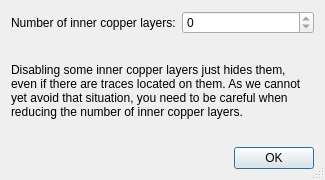
<?xml version="1.0" encoding="UTF-8"?>
<ui version="4.0">
 <class>librepcb::editor::BoardLayerStackSetupDialog</class>
 <widget class="QDialog" name="librepcb::editor::BoardLayerStackSetupDialog">
  <property name="geometry">
   <rect>
    <x>0</x>
    <y>0</y>
    <width>325</width>
    <height>180</height>
   </rect>
  </property>
  <property name="windowTitle">
   <string>Layer Stack Setup</string>
  </property>
  <property name="sizeGripEnabled">
   <bool>true</bool>
  </property>
  <layout class="QVBoxLayout" name="verticalLayout">
   <item>
    <layout class="QFormLayout" name="formLayout">
     <item row="0" column="0">
      <widget class="QLabel" name="label">
       <property name="text">
        <string>Number of inner copper layers:</string>
       </property>
      </widget>
     </item>
     <item row="0" column="1">
      <widget class="QSpinBox" name="spbxNbrOfInnerCopperLayers">
       <property name="maximum">
        <number>0</number>
       </property>
      </widget>
     </item>
     <item row="1" column="0" colspan="2">
      <widget class="QLabel" name="label_2">
       <property name="sizePolicy">
        <sizepolicy hsizetype="Preferred" vsizetype="MinimumExpanding">
         <horstretch>0</horstretch>
         <verstretch>0</verstretch>
        </sizepolicy>
       </property>
       <property name="styleSheet">
        <string notr="true">QLabel {
	background-color: rgb(255, 255, 127);

	color: rgb(170, 0, 0);
};</string>
       </property>
       <property name="text">
        <string>Disabling some inner copper layers just hides them, even if there are traces located on them. As we cannot yet avoid that situation, you need to be careful when reducing the number of inner copper layers.</string>
       </property>
       <property name="wordWrap">
        <bool>true</bool>
       </property>
       <property name="margin">
        <number>5</number>
       </property>
      </widget>
     </item>
    </layout>
   </item>
   <item>
    <widget class="QDialogButtonBox" name="buttonBox">
     <property name="standardButtons">
      <set>QDialogButtonBox::Ok</set>
     </property>
    </widget>
   </item>
  </layout>
 </widget>
 <resources/>
 <connections>
  <connection>
   <sender>buttonBox</sender>
   <signal>accepted()</signal>
   <receiver>librepcb::editor::BoardLayerStackSetupDialog</receiver>
   <slot>accept()</slot>
   <hints>
    <hint type="sourcelabel">
     <x>152</x>
     <y>52</y>
    </hint>
    <hint type="destinationlabel">
     <x>78</x>
     <y>38</y>
    </hint>
   </hints>
  </connection>
  <connection>
   <sender>buttonBox</sender>
   <signal>rejected()</signal>
   <receiver>librepcb::editor::BoardLayerStackSetupDialog</receiver>
   <slot>reject()</slot>
   <hints>
    <hint type="sourcelabel">
     <x>196</x>
     <y>49</y>
    </hint>
    <hint type="destinationlabel">
     <x>179</x>
     <y>38</y>
    </hint>
   </hints>
  </connection>
 </connections>
</ui>
